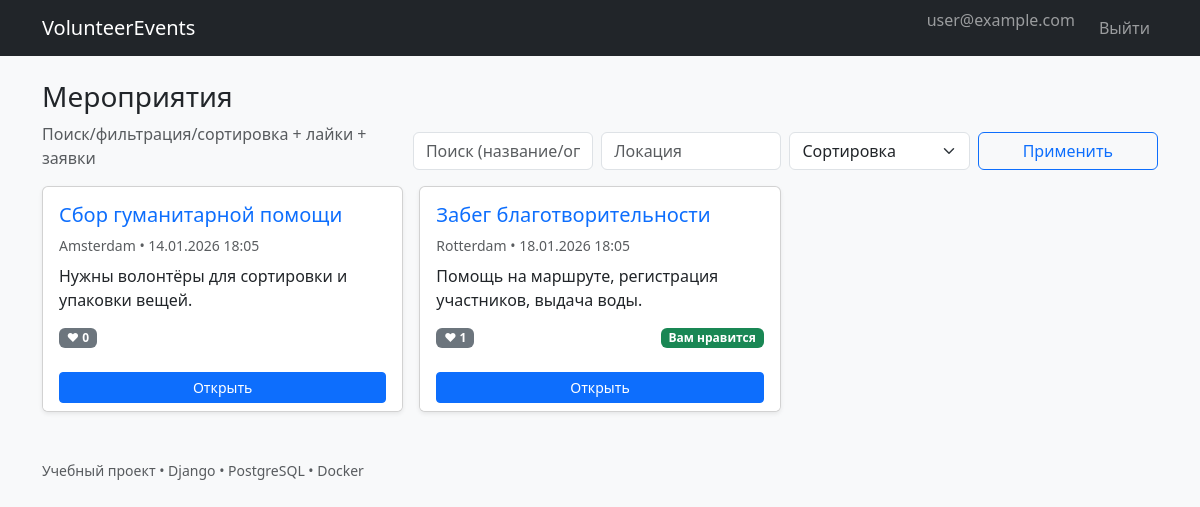
Screenshot of / (signed in) with the database file from the repository.
### accounts/models.py (models this page shows, shortened)
class User(AbstractUser):
    email = models.EmailField(unique=True)
    USERNAME_FIELD = "email"
    REQUIRED_FIELDS = ["username"]

### core/models.py (models this page shows, shortened)
class TimeStampedModel(models.Model):
    created_at = models.DateTimeField("Создано", default=timezone.now, editable=False)
    updated_at = models.DateTimeField("Обновлено", auto_now=True)
    class Meta:
        abstract = True

class Event(TimeStampedModel):
    title = models.CharField("Название", max_length=255)
    description = models.TextField("Описание")
    location = models.CharField("Локация", max_length=255)
    starts_at = models.DateTimeField("Начало")
    ends_at = models.DateTimeField("Окончание")
    class Meta:
        ordering = ("-starts_at",)

### core/views.py (the view)
# urls.py: path("", views.event_list, name="list"),
def event_list(request: HttpRequest) -> HttpResponse:
    q = (request.GET.get("q") or "").strip()
    location = (request.GET.get("location") or "").strip()
    sort = (request.GET.get("sort") or "").strip()  # starts, -starts, likes
    events = Event.objects.all().annotate(
        likes_count=Count("likes", distinct=True),
    )
    if q:
        events = events.filter(Q(title__icontains=q) | Q(description__icontains=q))
    if location:
        events = events.filter(location__icontains=location)
    if sort == "starts":
        events = events.order_by("starts_at")
    elif sort == "-starts":
        events = events.order_by("-starts_at")
    elif sort == "likes":
        events = events.order_by("-likes_count", "-starts_at")
    user_likes = set()
    if request.user.is_authenticated:
        user_likes = set(Like.objects.filter(user=request.user).values_list("event_id", flat=True))
    ctx = {
        "events": events,
        "q": q,
        "location": location,
        "sort": sort,
        "user_likes": user_likes,
    }
    return render(request, "core/event_list.html", ctx)

### templates/core/event_list.html (shortened to what this page needs)
{% extends "base.html" %}
{% block content %}
<div class="d-flex flex-column flex-md-row gap-3 align-items-md-end mb-3">
  <div class="flex-grow-1">
    <h1 class="h3 mb-2">Мероприятия</h1>
    <div class="text-muted">Поиск/фильтрация/сортировка + лайки + заявки</div>
  </div>
  <form class="row row-cols-1 row-cols-md-4 g-2" method="get" action="">
    <div class="col">
      <input class="form-control" name="q" value="{{ q }}" placeholder="Поиск (название/описание)">
    </div>
    <div class="col">
      <input class="form-control" name="location" value="{{ location }}" placeholder="Локация">
    </div>
    <div class="col">
      <select class="form-select" name="sort">
        <option value="">Сортировка</option>
      </select>
    </div>
    <div class="col d-grid">
      <button class="btn btn-outline-primary" type="submit">Применить</button>
    </div>
  </form>
</div>
<div class="row g-3">
  {% for e in events %}
    <div class="col-12 col-md-6 col-lg-4">
      <div class="card h-100 shadow-sm">
        <div class="card-body">
          <h2 class="h5 mb-2">
            <a href="{% url 'events:detail' e.id %}" class="text-decoration-none">{{ e.title }}</a>
          </h2>
          <div class="small text-muted mb-2">
            {{ e.location }} • {{ e.starts_at|date:"d.m.Y H:i" }}
          </div>
          <p class="mb-3">{{ e.description|truncatechars:120 }}</p>
          <div class="d-flex justify-content-between align-items-center">
            <span class="badge text-bg-secondary">❤ {{ e.likes_count }}</span>
            {% if user.is_authenticated and e.id in user_likes %}
              <span class="badge text-bg-success">Вам нравится</span>
            {% endif %}
          </div>
        </div>
        <div class="card-footer bg-white border-0">
          <a class="btn btn-sm btn-primary w-100" href="{% url 'events:detail' e.id %}">Открыть</a>
        </div>
      </div>
    </div>
  {% empty %}
    <div class="col-12">
      <div class="alert alert-warning">Ничего не найдено.</div>
    </div>
  {% endfor %}
</div>
{% endblock %}

### templates/base.html (shortened to what this page needs)
{% load static %}
<!doctype html>
<html lang="ru">
<head>
  <link href="https://cdn.jsdelivr.net/npm/bootstrap@5.3.3/dist/css/bootstrap.min.css" rel="stylesheet">
</head>
<body class="bg-light">
<nav class="navbar navbar-expand-lg navbar-dark bg-dark">
  <div class="container">
    <a class="navbar-brand" href="{% url 'events:list' %}">VolunteerEvents</a>
    <div id="nav" class="collapse navbar-collapse">
      <ul class="navbar-nav ms-auto">
        {% if user.is_authenticated %}
          <li class="nav-item"><span class="navbar-text me-3">{{ user.email }}</span></li>
          <li class="nav-item"><a class="nav-link" href="{% url 'logout' %}">Выйти</a></li>
        {% else %}
          <li class="nav-item"><a class="nav-link" href="{% url 'login' %}">Войти</a></li>
          <li class="nav-item"><a class="nav-link" href="{% url 'register' %}">Регистрация</a></li>
        {% endif %}
      </ul>
    </div>
  </div>
</nav>
<main class="container py-4">
  {% block content %}{% endblock %}
</main>
<footer class="py-4">
  <div class="container text-muted small">
    Учебный проект • Django • PostgreSQL • Docker
  </div>
</footer>
</body>
</html>

### rows the page displays
User: email "user@example.com"
Event: title "Сбор гуманитарной помощи", location "Amsterdam", starts_at "14.01.2026 18:05", description "Нужны волонтёры для сортировки и упаковки вещей.", likes_count "0"
Event: title "Забег благотворительности", location "Rotterdam", starts_at "18.01.2026 18:05", description "Помощь на маршруте, регистрация участников, выдача воды.", likes_count "1", shows "Вам нравится"
